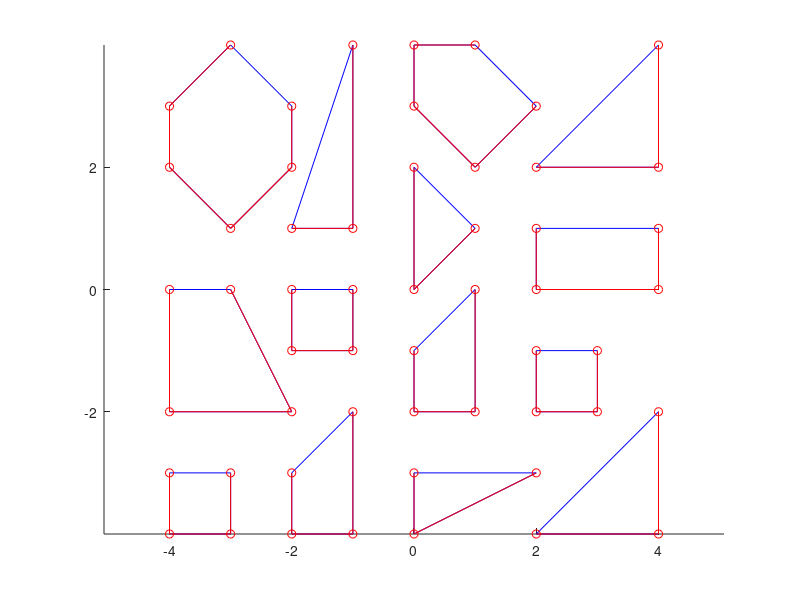

This figure's MATLAB source: (Note: this script raises an error after producing the figure.)
% example_multiply_u3.m
% Nasser, September 6, 2019
% In this code, we consider:
% unbounded multiply connected domain G of connectivity 4
% 
% 
clc
clear all
%
% The vertices of the polygons (the vertices must be clockwise oriented)
ver{1}  = [ 4+4i ; 4+2i ; 2+2i ];
ver{2}  = [ 4+1i ; 4+0i ; 2+0i ; 2+1i ];
ver{3}  = [ 3-1i ; 3-2i ; 2-2i ; 2-1i ];
ver{4}  = [ 4-2i ; 4-4i ; 2-4i ];
ver{5}  = [ 2+3i ; 1+2i ; 0+3i ; 0+4i ; 1+4i ];
ver{6}  = [ 1+1i ; 0+0i ; 0+2i ];
ver{7}  = [ 1+0i ; 1-2i ; 0-2i ; 0-1i ];
ver{8}  = [ 2-3i ; 0-4i ; 0-3i ];
ver{9}  = [-1+4i ;-1+1i ;-2+1i ];
ver{10} = [-1+0i ;-1-1i ;-2-1i ;-2+0i ];
ver{11} = [-1-2i ;-1-4i ;-2-4i ;-2-3i ];
ver{12} = [-2+3i ;-2+2i ;-3+1i ;-4+2i ;-4+3i ;-3+4i ];
ver{13} = [-3+0i ;-2-2i ;-4-2i ;-4+0i ];
ver{14} = [-3-3i ;-3-4i ;-4-4i ;-4-3i ];
% 
% The domain G is unbounded. So, we choose alpha=inf.
alpha = inf;
%
% 
% Simple check of the domain to make sure that there is no overlap between
% the polygons and that the orientations of the polygons are clockwise
figure
hold on
axis equal
for k=1:length(ver)
    plgk = []; plgk = ver{k}; plgk(end+1)=plgk(1);
    plot(real(plgk),imag(plgk),'b')
    plot(real(ver{k}),imag(ver{k}),'-or')
end
%
%
%%
tic
f=plgcirmap(ver,alpha);% f is the conformal mapping from the domain G
                         % onto the circular domain D with the  
                         % normalization f(alpha)=0 and f'(alpha)>0
% f=plgcirmap(ver,alpha,ver{end}(end));% f is the conformal mapping from  
                         % the domain G onto the circular domain D with the  
                         % normalization f(alpha)=0 and f(ver{end}(end))=1
toc
%%
plotmap(f); % to plot the domain G and the circular domain D 
plotmap(f,'v','plr',21,21); % to plot polar grids in the circular domain
                              % D and their images in the domain G under  
                              % the invers map
plotmap(f,'v','rec',21,21); % to plot rectangular grids in the circular 
                              % domain D and their images in the domain G
                              % under the invers map
plotmap(f,'d','rec',21,21); % to plot rectangular grids in the domain 
                              % G and their images in the circular domain  
                              % D under the conformal map
plotmap(f,'d','plr',21,21); % to plot polar grids in the domain 
                              % G and their images in the circular domain  
                              % D under the conformal map
%%
% Checking the accuracy of the toolbox PlgCirMap:
% 
% we choose test points: ztest in the domain G 
ttest   =  linspace(0,2*pi,1000);
ztest   =  5.8.*exp(i.*ttest);
% We compute the images of the test points ztest under the conformal map 
% from G onto D 
wtest   =  evalu(f,ztest,'d');
% We compute the values of f^-1(f(zztest))  
ztest2  =  evalu(f,wtest,'v');
% We compute the maximum norm of the different between the test points 
% ztest and ztest2
error_norm = norm(ztest-ztest2,inf)
Error = abs(ztest-ztest2);
% 
nv     =  f.nv;
et     =  f.et;
zet    =  f.zet;
imgver =  f.imgver;
m      =  length(ver);
% 
figure;
hold on
box on
axis equal
for k=1:m
    crv=et(1+sum(nv(1:k-1)):sum(nv(1:k)),1);
    plot(real(crv),imag(crv),'-k','LineWidth',2);
end
plot(real(ztest),imag(ztest),'.b')
%
figure;
hold on
box on
axis equal
for k=1:m
    crv=zet(1+sum(nv(1:k-1)):sum(nv(1:k)),1);
    plot(real(crv),imag(crv),'-k','LineWidth',2);
end
plot(real(wtest),imag(wtest),'.b')
%
figure
semilogy(ttest,Error,'b','LineWidth',1);
grid on
%%